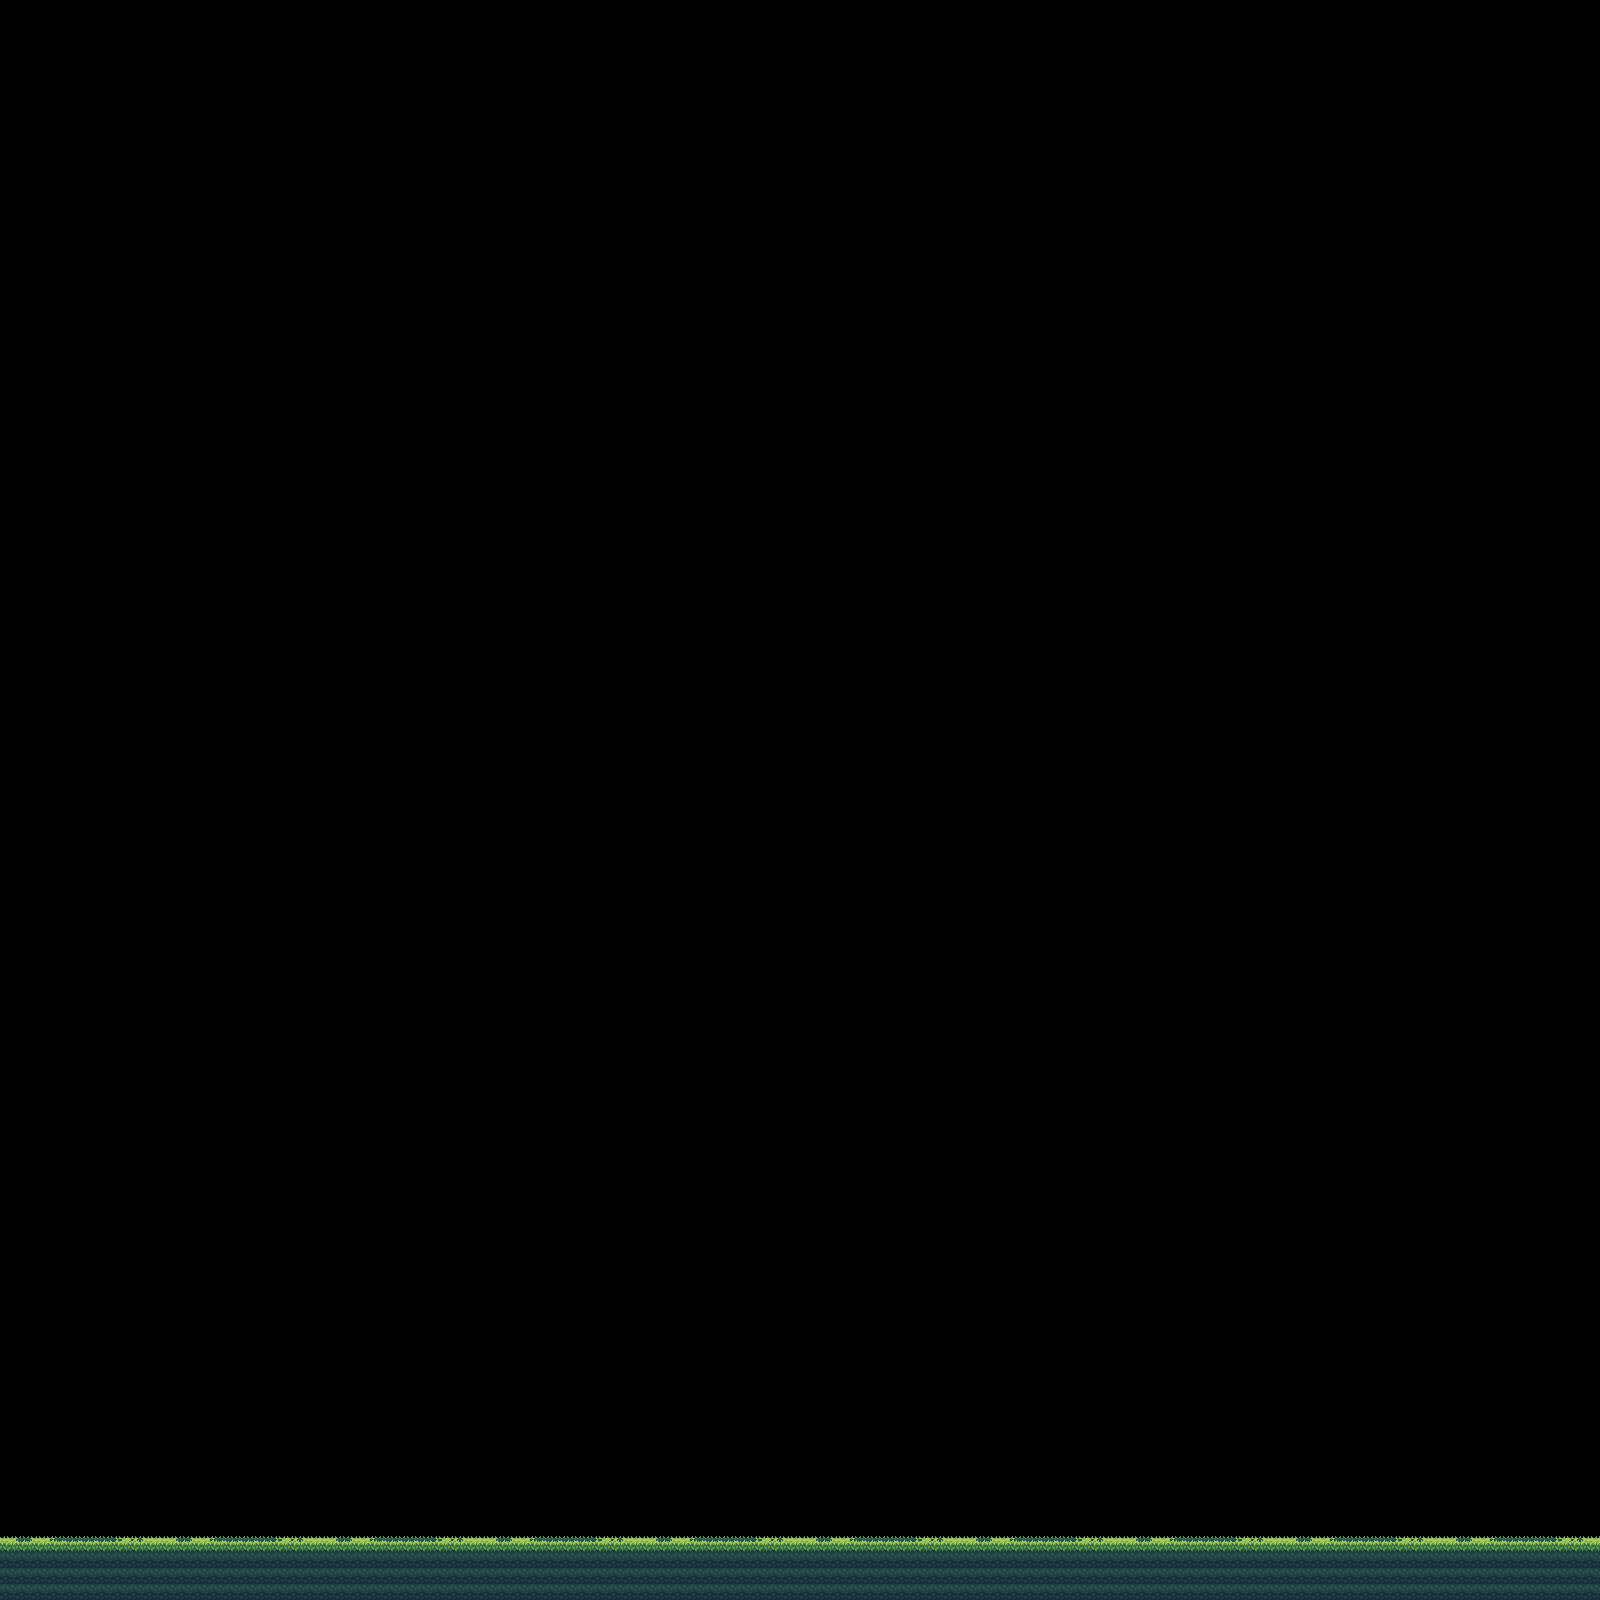

This game map was drawn from its Tiled (.tmx) file and the tilesets committed beside it. A one-line description and the trimmed map source follow:
An orthogonal 100x100 tile map with 16x16 px tiles, 1 tile layer (Tile Layer 1).

<map version="1.4" tiledversion="1.4.2" orientation="orthogonal" renderorder="right-down" width="100" height="100" tilewidth="16" tileheight="16" infinite="0" nextlayerid="2" nextobjectid="1">
 <tileset firstgid="1" name="jungle tileset" tilewidth="16" tileheight="16" tilecount="1104" columns="48">
  <image source="../jungle tileset/jungle tileset.png" width="768" height="368" />
 </tileset>
 <layer id="1" name="Tile Layer 1" width="100" height="100">
  <data>[10000 cells, 400 non-empty, 20 distinct tile ids]</data>
 </layer>
</map>
